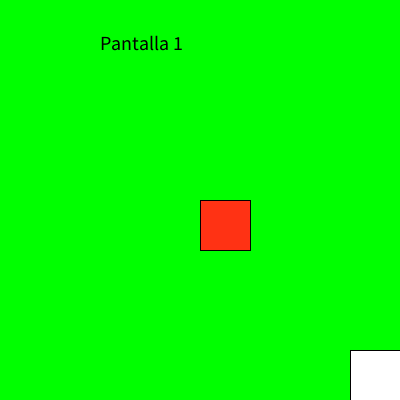
Frame 1 (no input)
Frame 60 (the mouse pressed at the canvas centre just before this capture): identical to frame 1, image omitted
Frame 120 (the mouse held since frame 60 and released just before this capture): identical to frame 1, image omitted

The Processing sketch that drew this single still picture (run headless with seeded random() and noise(); from frame 60 on, the mouse is pressed at the canvas centre):

// Processing sketch: transicion_tiempo
// ── transicion_tiempo.pde
int posX = 200;
int pantalla = 1;

void setup(){
  size(400, 400);
  textSize(20);
}

void draw(){
  if(pantalla == 1){
    background(0, 255, 0);
    fill(255,50,20);
    rect(200,200,50,50);
    fill(0);
    text("Pantalla 1", 100, 50);
  }else if(pantalla == 2){
    background(255, 0, 0);
    fill(0);
    text("Pantalla 2", 200, 50);
  }else if(pantalla == 3){
    background(0, 0, 255);
    fill(0);
    text("Pantalla 3", 100, 200);
  }
  
  fill(255);
  rect(350, 350, 50, 50);
  
  //Cada 3 seg .... haga algo
  if(frameCount%(60*3) == 0){
    pantalla = pantalla + 1;
  }
}

void mouseClicked(){
  if(mouseX > 350 && mouseY > 350){
    if(pantalla == 4){
      pantalla = 1;
    }
  }
}
